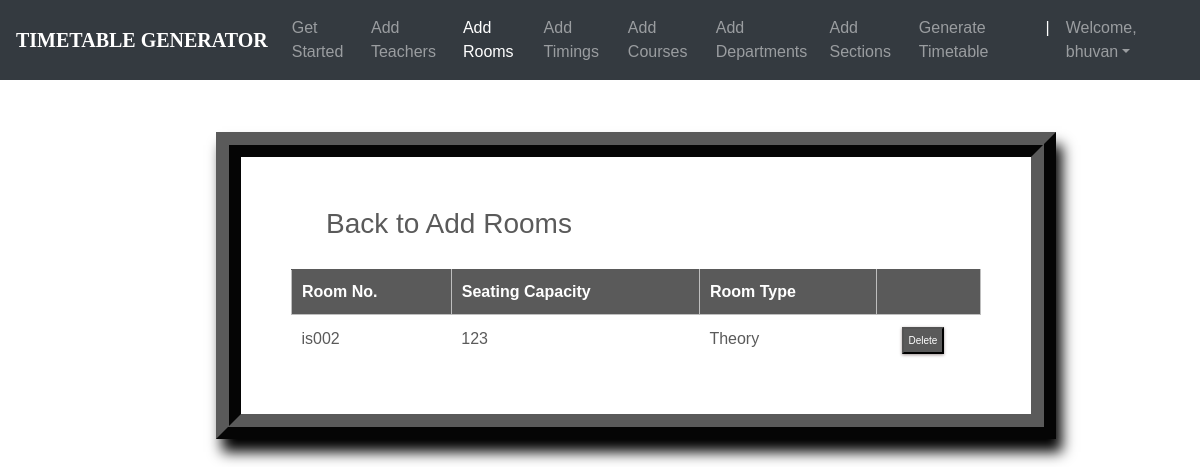
Screenshot of /rooms_list/ (signed in) with the database file from the repository.
### ttgen/models.py (models this page shows, shortened)
class Room(models.Model):
    r_number = models.CharField(max_length=6)
    seating_capacity = models.IntegerField(default=0)
    room_type=models.CharField(max_length=25,choices=Room_Type,default='Theory')

### ttgen/views.py (the view)
# urls.py: path('rooms_list/', views.room_list, name='editrooms'),
@login_required
def room_list(request):
    context = {
        'rooms': Room.objects.all()
    }
    return render(request, 'roomslist.html', context)

### templates/roomslist.html (shortened to what this page needs)
<!DOCTYPE html>
<html lang="en">
<head>
	<link rel="stylesheet" href="https://maxcdn.bootstrapcdn.com/bootstrap/4.0.0/css/bootstrap.min.css">
    <link rel="stylesheet" type="text/css" href="static/css/index.css">
</head>
<body>
        <header>
			<nav class="navbar navbar-expand-md navbar-dark fixed-top bg-dark">
                <a class="navbar-brand" href="#"><b>TIMETABLE GENERATOR</b></a>
                <div class="collapse navbar-collapse" id="navbarCollapse">
                    <ul class="navbar-nav ml-auto">
                    <li class="nav-item">
                        <a class="nav-link" href="{% url 'admindash' %}">Get Started</a>
                    </li>
                    <li class="nav-item">
                        <a class="nav-link" href="{% url 'addInstructors' %}">Add Teachers</a>
                    </li>
                    <li class="nav-item active">
                        <a class="nav-link" href="{% url 'addRooms' %}">Add Rooms</a>
                    </li>
                    <li class="nav-item">
		                <a class="nav-link" href="{% url 'addTimings' %}">Add Timings</a>
		            </li>
                    <li class="nav-item">
                        <a class="nav-link" href="{% url 'addCourses' %}">Add Courses</a>
                    </li>
                    <li class="nav-item">
			            <a class="nav-link" href="{% url 'addDepts' %}">Add Departments</a>
		            </li>
                    <li class="nav-item">
			            <a class="nav-link" href="{% url 'addSections' %}">Add Sections</a>
		            </li>
                    <li class="nav-item">
			            <a class="nav-link" href="{% url 'generate' %}">Generate Timetable</a>
		            </li>
                    <li class="nav-item active">
			            <a class="nav-link">|</a>
		            </li>
                    <li class="nav-item dropdown">
		                <a class="nav-link dropdown-toggle" href="#" id="dropdown03" data-toggle="dropdown" aria-haspopup="true" aria-expanded="false">Welcome, {{ user.first_name }}</a>
		            </li>
                    </ul>
                </div>
            </nav>
        </header>
        {% block content %}
        {% load static %}
        <br>
        <br>
<fieldset class="fieldset">
    <a href="{% url 'addRooms'%}"><h1 class="tablink" onclick="openPage('new')" id="defaultOpen">Back to Add Rooms</h1></a>
    <div class="tabcontent" id="edit">
        <table class="table1">
            <thead>
            <tr class="table-headers">
            <th>Room No.</th>
            <th>Seating Capacity</th>
            <th>Room Type</th>
            <th  class="empty"></th>
            </tr>
            </thead>
            <tbody>
            {% for rm in rooms %}
            <tr>
             <td>{{rm.r_number}}</td>
             <td>{{rm.seating_capacity}}</td>
             <td>{{rm.room_type}}</td>
             <td class="empty">
                <form action="{% url 'deleteroom' rm.id %}" method="post">
                        <input type="submit" value="Delete" class="cross">
                </form>
             </td>
             </tr>
            {% endfor %}
            </tbody>
        </table>
    </div>
</fieldset>
{% endblock %}

### static/css/index.css (style rules this page uses)
body { padding-top: 3rem; padding-bottom: 3rem; color: #5a5a5a; font-family: 'Poppins', sans-serif; overflow-x: hidden; }
nav { font-family: sans-serif; }
.navbar-brand { font-size: 20px; font-family: Georgia, 'Times New Roman', Times, serif; }

### templates/roomslist.html (style rules this page uses)
nav { font-family: sans-serif; }
.navbar-brand { font-size: 20px; font-family: Georgia, 'Times New Roman', Times, serif; }
* { margin: 0; padding: 0; box-sizing: border-box; }
html { scroll-behavior: smooth; }
a { text-decoration:none; }
form { margin-top: 3%; margin-left: 18%; margin-right: 12%; }
fieldset h1 { color: #5a5a5a; padding-bottom: 20px; margin-left: 35px; display: inline-block; cursor: pointer; font-size: 28px; }
fieldset input { padding:8px; color: #938c8c }
.table2 td, th { border: 1px solid rgb(190,190,190); padding: 10px 20px; }
.table1 { width: 100%; border-collapse: collapse; text-align: left; overflow: hidden; }
.table1 td, th { border-top: 1px solid #5a5a5a; padding: 10px; }
.table1 th { background-color: #5a5a5a; color: #fff; }
.cross { font-size:10px; box-shadow: 0px 1px 3px 0px #9e9292; padding: 4px 5px; color: #fff; background-color: #5a5a5a; cursor: pointer; }
.fieldset { margin-top: 3%; margin-left: 18%; margin-right: 12%; padding: 50px; border-width: 25px; border-style: ridge; border-color: #5a5a5a; box-shadow: 6px 13px 13px 0px black; background-color: #fff; }

### rows the page displays
Room: r_number "is002", seating_capacity "123", room_type "Theory"

### other values shown
{{ user.first_name }} "bhuvan"
